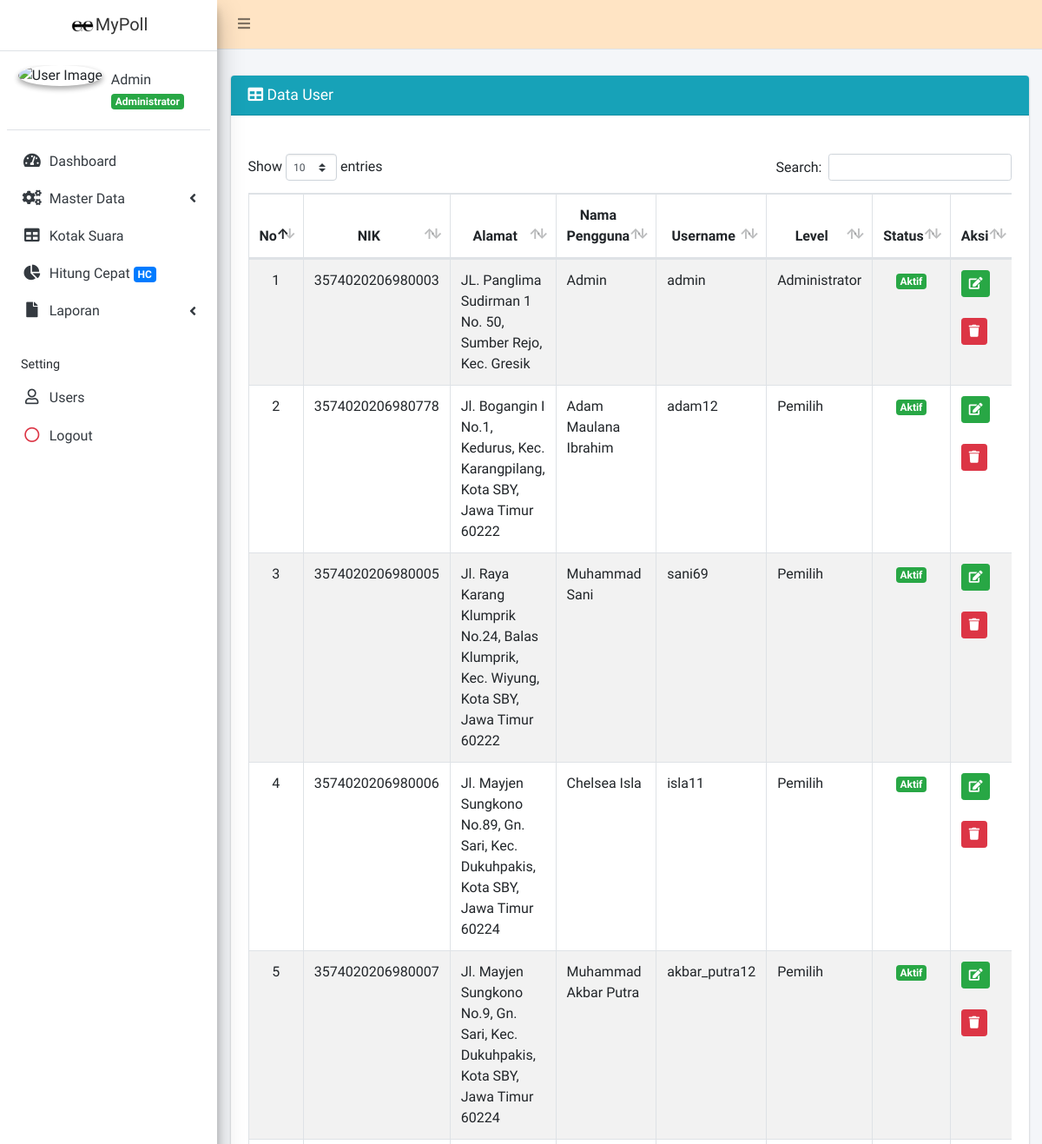
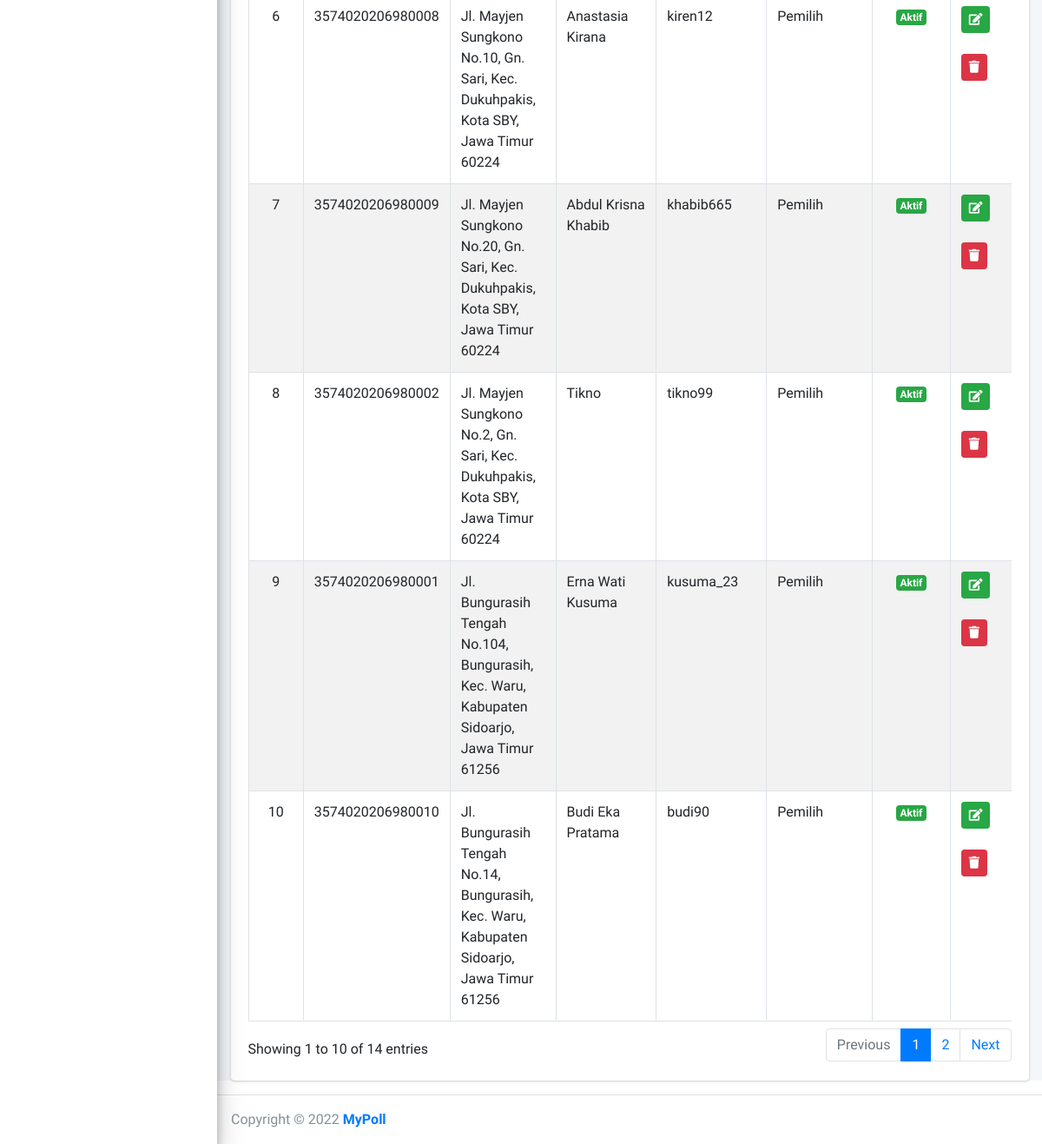
Page /index.php?page=data-pengguna (signed in) on the committed database (2 pictures, top to bottom).
### tables this page shows
CREATE TABLE `tb_pengguna` (
  `id_pengguna` int(11) NOT NULL,
  `nik` varchar(16) DEFAULT NULL,
  `alamat` varchar(100) DEFAULT NULL,
  `nama_pengguna` varchar(100) DEFAULT NULL,
  `username` varchar(50) NOT NULL,
  `password` varchar(50) DEFAULT NULL,
  `latitude` varchar(50) NOT NULL,
  `longitude` varchar(50) NOT NULL,
  `level` enum('Administrator','Petugas','Pemilih') DEFAULT NULL,
  `status` enum('1','0') DEFAULT NULL,
  `jenis` enum('PAN','PST') DEFAULT NULL
);

### admin/pengguna/data_pengguna.php (the view, shortened to what this page needs)
<div class="card card-info">
	<div class="card-header">
		<h3 class="card-title">
			<i class="fa fa-table"></i> Data User
		</h3>
	</div>
	<div class="card-body">
		<div class="table-responsive">
			<!-- <div>
				<a href="?page=add-pengguna" class="btn btn-primary">
					<i class="fa fa-edit"></i> Tambah Data</a>
			</div> -->
			<br>
			<table id="example1" class="table table-bordered table-striped">
				<thead>
					<tr>
						<th><center>No</center></th>
						<th><center>NIK</center></th>
						<th><center>Alamat</center></th>
						<th><center>Nama Pengguna</center></th>
						<th><center>Username</center></th>
						<th><center>Level</center></th>
						<th><center>Status</center></th>
						<th><center>Aksi</center></th>
					</tr>
				</thead>
				<tbody>
					<?php
					$no = 1;
					$sql = $koneksi->query("select * from tb_pengguna");
					while ($data = $sql->fetch_assoc()) {
					?>
						<tr>
							<td align="center">
								<?php echo $no++; ?>
							</td>
							<td>
								<?php echo $data['nik']; ?>
							</td>
							<td>
								<?php echo $data['alamat']; ?>
							</td>
							<td>
								<?php echo $data['nama_pengguna']; ?>
							</td>
							<td>
								<?php echo $data['username']; ?>
							</td>
							<td>
								<?php echo $data['level']; ?>
							</td>
							<td align="center">
								<?php $stt = $data['status']  ?>
								<?php if ($stt == '1') { ?>
									<span class="badge badge-success">Aktif</span>
								<?php } elseif ($stt == '0') { ?>
									<span class="badge badge-danger">Inaktif</span>
							</td>
								<?php } ?>
							<td>
								<a href="?page=edit-pengguna&kode=<?php echo $data['id_pengguna']; ?>" title="Ubah" class="btn btn-success btn-sm">
									<i class="fa fa-edit"></i>
								</a>
								<br>
								<br>
								<a href="?page=del-pengguna&kode=<?php echo $data['id_pengguna']; ?>" onclick="return confirm('Apakah anda yakin hapus data ini ?')" title="Hapus" class="btn btn-danger btn-sm">
									<i class="fa fa-trash"></i>
							</td>
						</tr>
					<?php
					}
					?>
				</tbody>
			</table>
		</div>
	</div>

### rows in the picture
tb_pengguna: nik "3574020206980003", alamat "JL. Panglima Sudirman 1 No. 50, Sumber Rejo, Kec. Gresik", nama_pengguna "Admin", username "admin", level "Administrator", status "Aktif"
tb_pengguna: nik "3574020206980778", alamat "Jl. Bogangin I No.1, Kedurus, Kec. Karangpilang, Kota SBY, Jawa Timur 60222", nama_pengguna "Adam Maulana Ibrahim", username "adam12", level "Pemilih", status "Aktif"
tb_pengguna: nik "3574020206980005", alamat "Jl. Raya Karang Klumprik No.24, Balas Klumprik, Kec. Wiyung, Kota SBY, Jawa Timur 60222", nama_pengguna "Muhammad Sani", username "sani69", level "Pemilih", status "Aktif"
tb_pengguna: nik "3574020206980006", alamat "Jl. Mayjen Sungkono No.89, Gn. Sari, Kec. Dukuhpakis, Kota SBY, Jawa Timur 60224", nama_pengguna "Chelsea Isla", username "isla11", level "Pemilih", status "Aktif"
tb_pengguna: nik "3574020206980007", alamat "Jl. Mayjen Sungkono No.9, Gn. Sari, Kec. Dukuhpakis, Kota SBY, Jawa Timur 60224", nama_pengguna "Muhammad Akbar Putra", username "akbar_putra12", level "Pemilih", status "Aktif"
tb_pengguna: nik "3574020206980008", alamat "Jl. Mayjen Sungkono No.10, Gn. Sari, Kec. Dukuhpakis, Kota SBY, Jawa Timur 60224", nama_pengguna "Anastasia Kirana", username "kiren12", level "Pemilih", status "Aktif"
tb_pengguna: nik "3574020206980009", alamat "Jl. Mayjen Sungkono No.20, Gn. Sari, Kec. Dukuhpakis, Kota SBY, Jawa Timur 60224", nama_pengguna "Abdul Krisna Khabib", username "khabib665", level "Pemilih", status "Aktif"
tb_pengguna: nik "3574020206980002", alamat "Jl. Mayjen Sungkono No.2, Gn. Sari, Kec. Dukuhpakis, Kota SBY, Jawa Timur 60224", nama_pengguna "Tikno", username "tikno99", level "Pemilih", status "Aktif"
tb_pengguna: nik "3574020206980001", alamat "Jl. Bungurasih Tengah No.104, Bungurasih, Kec. Waru, Kabupaten Sidoarjo, Jawa Timur 61256", nama_pengguna "Erna Wati Kusuma", username "kusuma_23", level "Pemilih", status "Aktif"
tb_pengguna: nik "3574020206980010", alamat "Jl. Bungurasih Tengah No.14, Bungurasih, Kec. Waru, Kabupaten Sidoarjo, Jawa Timur 61256", nama_pengguna "Budi Eka Pratama", username "budi90", level "Pemilih", status "Aktif"

### other values in the picture
$data_nama "Admin"
$data_level "Administrator"
